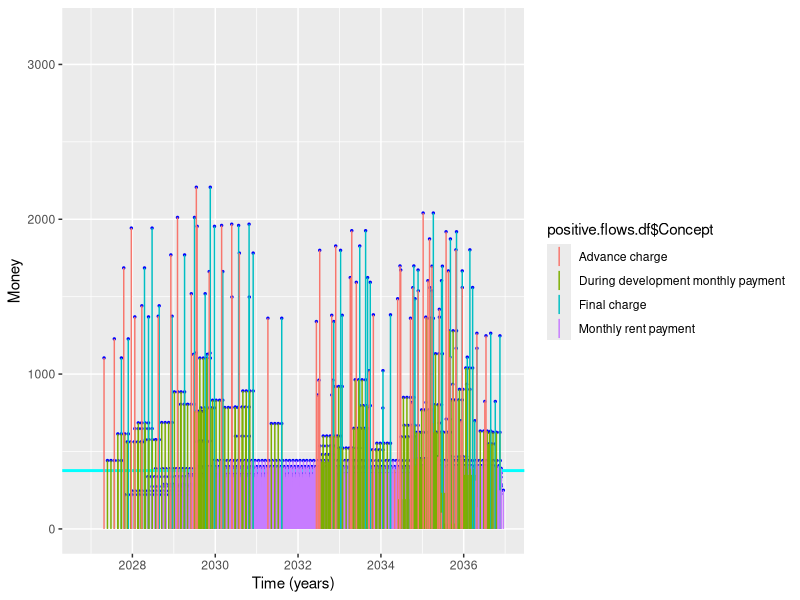
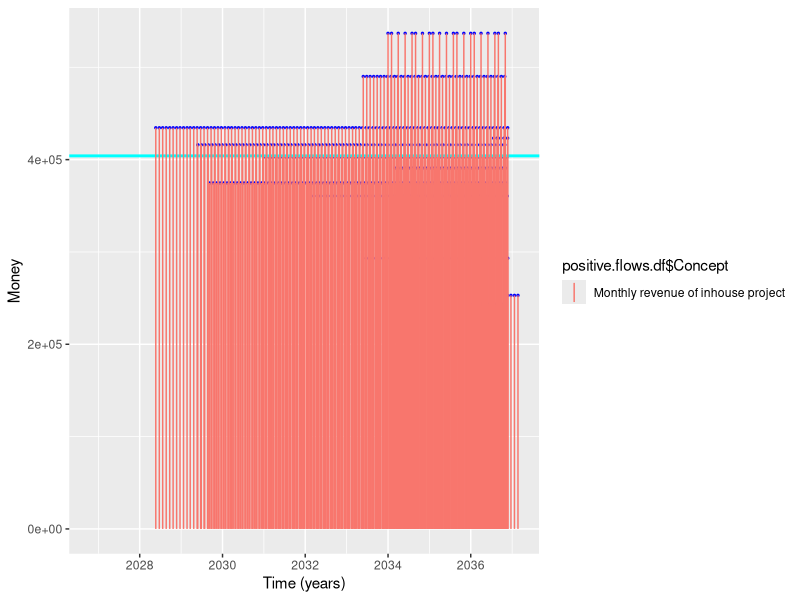
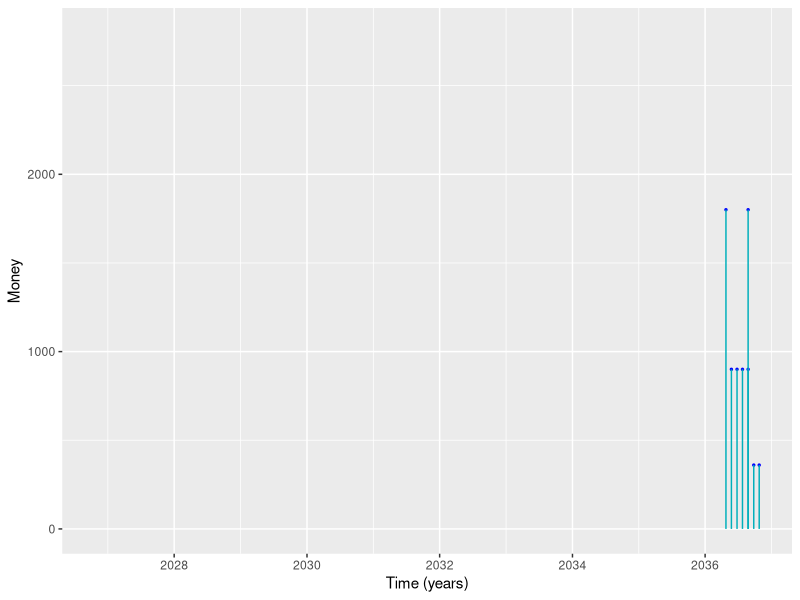

Here is the R script that generated these plots, in order:
library(lubridate)
library(ggplot2)

# ---- Simulate cash flows from developing a type of project ----

# vals <- c()
# for (n in 1:10000) {
  
t=10 # Lifetime of the company
# Mexican economy
y=0.1 # Annual interest rate
r=-0.02 # Inflation rate
# Princing of the project
average.price=10000 # Expected price of the project
sd.price=100 # Standar deviation of the price of the project
minimum.price=500 # Minimum price accepted for the project
average.development.months=4 # Expected development time of the project measured in months
lambda.po=5 # Expected number of projects developed in a year
# Payment scheme
advance.charge.rate=0.25 # Percentage of the final price that is paid at the begining of the project
during.development.charge.rate=0.5 # Percentage of the final price that is paid during the development of the project
final.charge.rate=0.25 # Percentage of the final price that is paid at the end of the development of the project
monthly.rent.rate=0.05 # Percentaje of the price of the project to be charged monthly for project maintenance

positive.flows <- list()
negative.flows <- list()

positive.flows.df <- data.frame()
negative.flows.df <- data.frame()

# Calculate monthly effective interest rate
y12 <- (1+y)^(1/12)-1

time <- 0
arrival.time <- 0
interarrivals <- c()
arrivals <- c()
adjusted.prices <- c()
present.values <- c()
# Simulate projects arrivals
while (time < t) {
  interarrival.time <- rexp(n=1, rate=lambda.po)
  time <- time + interarrival.time 
  if (time < t) {
    interarrivals <- c(interarrivals, interarrival.time)
    arrival.time <- arrival.time + interarrival.time
    arrivals <- c(arrivals, arrival.time)
    # Compute the present value of the project that just came in
    price <- rnorm(1, mean=average.price, sd=sd.price)-rgamma(1, shape=2, rate=0.6)*1000
    price <- max(minimum.price, price)
    # Adjust price with inflation rate
    adjusted.price <- price*(1+r)^arrival.time
    adjusted.prices <- c(adjusted.prices, adjusted.price)
    # Payment scheme
    advance.charge <- adjusted.price*advance.charge.rate
    during.development.charge <- adjusted.price*during.development.charge.rate
    final.charge <- adjusted.price*final.charge.rate
    monthly.rent <- adjusted.price*monthly.rent.rate
    # Simulate development time in months
    development.time <- rlnorm(1, meanlog=0, sdlog=0.25)*average.development.months
    months <- ceiling(development.time)
    monthly.payment <- during.development.charge/months
    time.to.end <- t - (arrival.time + months/12)
    time.to.end <- max(0, time.to.end)
    months.to.end <- ceiling(time.to.end*12)
    # Populate cashflows date 
    now <- as_datetime(Sys.time())
    arrival.time.in.seconds <- as.numeric(duration(arrival.time, unit="years"))
    arrival.date <- now + seconds(arrival.time.in.seconds)
    index <- length(positive.flows) + 1
    entry <- list(arrival.date, advance.charge, TRUE, "Advance charge")
    positive.flows[[index]] <- entry
    positive.flows.df <- rbind(positive.flows.df, entry, stringsAsFactors=FALSE)
    for (l in 1:months) {
      monthly.payment.date <- arrival.date + months(l)
      index <- length(positive.flows) + 1
      entry <- list(monthly.payment.date, monthly.payment, TRUE, "During development monthly payment")
      positive.flows[[index]] <- entry
      positive.flows.df <- rbind(positive.flows.df, entry, stringsAsFactors=FALSE)
    }
    end.date <- arrival.date + months(months)
    index <- length(positive.flows) + 1
    entry <- list(end.date, final.charge, TRUE, "Final charge")
    positive.flows[[index]] <- entry
    positive.flows.df <- rbind(positive.flows.df, entry, stringsAsFactors=FALSE)
    for (s in 1:months.to.end) {
      monthly.rent.payment.date <- arrival.date + months(months + s)
      index <- length(positive.flows) + 1
      entry <-list(monthly.rent.payment.date, monthly.rent, TRUE, "Monthly rent payment")
      positive.flows[[index]] <- entry
      positive.flows.df <- rbind(positive.flows.df, entry, stringsAsFactors=FALSE)
    }
    names(positive.flows.df) <- c("Date","Amount","Income","Concept")
    #names(negative.flows.df) <- c("Date","Amount","Income","Concept")
    # Compute present values based on payment scheme
    discount.factor <- (1/(1+y))^arrival.time
    fractional.annuity <- ((1-(1/(1+y12))^months)/y12)
    advance.charge.present.value <- discount.factor*advance.charge
    monthly.charges.present.value <- discount.factor*monthly.payment*fractional.annuity
    final.payment.present.value <- discount.factor*((1/(1+y))^(development.time/12))*final.charge
    monthly.rents.present.value <- discount.factor*((1/(1+y))^(development.time/12))*monthly.rent*((1-(1/(1+y12))^(months.to.end))/y12)
    # Compute total present value
    present.value <- advance.charge.present.value + monthly.charges.present.value + final.payment.present.value + monthly.rents.present.value
    present.values <- c(present.values, present.value)
  }
}
sum(present.values)

# vals <- c(vals, sum(present.values))
# }
# mean(vals)

ggplot(data=positive.flows.df, aes(x=as_datetime(positive.flows.df$Date), y=positive.flows.df$Amount)) +
  geom_point(color="blue", size=0.5) + 
  ylim(c(0,max(positive.flows.df$Amount)+1000)) +
  xlim(c(as_datetime(Sys.time()),max(as_datetime(positive.flows.df$Date)))) +
  geom_hline(yintercept=mean(positive.flows.df$Amount), size=1, color="cyan") +
  #geom_linerange(aes(x=as_datetime(positive.flows.df$Date), ymax=positive.flows.df$Amount, ymin=0), color="#00AFBB") +
  geom_linerange(aes(x=as_datetime(positive.flows.df$Date), ymax=positive.flows.df$Amount, ymin=0, color=positive.flows.df$Concept)) +
  labs(x="Time (years)", y="Money")


# ---- Simulate cash flows from developing inhouse projects ----

t <- 10 # Lifetime of the company
# Mexican economy
y <- 0.8 # Annual interest rate
r <- -0.02 # Inflation rate
# Project details
lambda.po <- 1 # Expected number of projects developed in a year
average.development.months <- 14 # Expected development time of the project measured in months
# Revenue scheme
average.monthly.rent <- 400000 # Expected value of the monthly rent that the project will generate
sd.monthly.rent <- 100000 # Standar deviation of the monthly rent that the project will generate

positive.flows <- list()
negative.flows <- list()

positive.flows.df <- data.frame()
negative.flows.df <- data.frame()

# Calculate monthly effective interest rate
y12 <- (1+y)^(1/12)-1

time <- 0
arrival.time <- 0
interarrivals <- c()
arrivals <- c()
adjusted.prices <- c()
present.values <- c()
# Simulate projects arrivals
while (time < t) {
  interarrival.time <- rexp(n=1, rate=lambda.po)
  time <- time + interarrival.time 
  if (time < t) {
    interarrivals <- c(interarrivals, interarrival.time)
    arrival.time <- arrival.time + interarrival.time
    arrivals <- c(arrivals, arrival.time)
    # Get development time
    development.time <- rlnorm(1, meanlog=0, sdlog=0.25)*average.development.months
    months <- ceiling(development.time)
    time.to.end <- t - arrival.time - months/12
    months.to.end <- ceiling(time.to.end*12)
    monthly.rent <- rnorm(1, mean=average.monthly.rent, sd=sd.monthly.rent)
    monthly.rent <- max(0, monthly.rent)
    # Populate cash flows collections
    now <- as_datetime(Sys.time())
    arrival.time.in.seconds <- as.numeric(duration(arrival.time, unit="years"))
    arrival.date <- now + seconds(arrival.time.in.seconds)
    for (s in 1:months.to.end) {
      monthly.rent.payment.date <- arrival.date + months(months + s)
      index <- length(positive.flows) + 1
      entry <-list(monthly.rent.payment.date, monthly.rent, TRUE, "Monthly revenue of inhouse project")
      positive.flows[[index]] <- entry
      positive.flows.df <- rbind(positive.flows.df, entry, stringsAsFactors=FALSE)
    }
    names(positive.flows.df) <- c("Date","Amount","Income","Concept")
    #names(negative.flows.df) <- c("Date","Amount","Income","Concept")
    # Compute present values
    discount.factor <- (1/(1+y))^arrival.time
    monthly.rents.present.value <- discount.factor*monthly.rent*((1-(1/(1+y12))^(months.to.end))/y12)
    present.value <- monthly.rents.present.value
    present.values <- c(present.values, present.value)
  }
}
sum(present.values)

ggplot(data=positive.flows.df, aes(x=as_datetime(positive.flows.df$Date), y=positive.flows.df$Amount)) +
  geom_point(color="blue", size=0.5) + 
  ylim(c(0,max(positive.flows.df$Amount)+1000)) +
  xlim(c(as_datetime(Sys.time()),max(as_datetime(positive.flows.df$Date)))) +
  geom_hline(yintercept=mean(positive.flows.df$Amount), size=1, color="cyan") +
  geom_linerange(aes(x=as_datetime(positive.flows.df$Date), ymax=positive.flows.df$Amount, ymin=0, color=positive.flows.df$Concept)) +
  labs(x="Time (years)", y="Money")

# ---- Simulate cash flows of a single project ----

t=10 # Lifetime of the company
# Mexican economy
y=0.1 # Annual interest rates
r=-0.02 # Inflation rate
# Princing of the project
average.price=10000 # Expected price of the project
sd.price=100 # Standar deviation of the price of the project
minimum.price=500 # Minimum price accepted for the project
average.development.months=4 # Expected development time of the project measured in months
lambda.po=5 # Expected number of projects developed in a year
# Payment scheme
advance.charge.rate=0.25 # Percentage of the final price that is paid at the begining of the project
during.development.charge.rate=0.5 # Percentage of the final price that is paid during the development of the project
final.charge.rate=0.25 # Percentage of the final price that is paid at the end of the development of the project
monthly.rent.rate=0.05 # Percentaje of the price of the project to be charged monthly for project maintenance

positive.flows <- list()
negative.flows <- list()

positive.flows.df <- data.frame()
negative.flows.df <- data.frame()

# Calculate monthly effective interest rate
y12 <- (1+y)^(1/12)-1

time <- 0
arrival.time <- 0
interarrivals <- c()
arrivals <- c()
adjusted.prices <- c()
present.values <- c()

#interarrival.time <- rexp(n=1, rate=lambda.po)
interarrival.time <- 9.5
time <- time + interarrival.time 
if (time < t) {
  interarrivals <- c(interarrivals, interarrival.time)
  arrival.time <- arrival.time + interarrival.time
  arrivals <- c(arrivals, arrival.time)
  # Compute the present value of the project that just came in
  price <- rnorm(1, mean=average.price, sd=sd.price)-rgamma(1, shape=2, rate=0.6)*1000
  price <- max(minimum.price, price)
  # Adjust price with inflation rate
  adjusted.price <- price*(1+r)^arrival.time
  adjusted.prices <- c(adjusted.prices, adjusted.price)
  # Payment scheme
  advance.charge <- adjusted.price*advance.charge.rate
  during.development.charge <- adjusted.price*during.development.charge.rate
  final.charge <- adjusted.price*final.charge.rate
  monthly.rent <- adjusted.price*monthly.rent.rate
  # Simulate development time in months
  development.time <- rlnorm(1, meanlog=0, sdlog=0.25)*average.development.months
  months <- ceiling(development.time)
  monthly.payment <- during.development.charge/months
  time.to.end <- t - (arrival.time + months/12)
  time.to.end <- max(0, time.to.end)
  months.to.end <- ceiling(time.to.end*12)
  # Populate cashflows date 
  now <- as_datetime(Sys.time())
  arrival.time.in.seconds <- as.numeric(duration(arrival.time, unit="years"))
  arrival.date <- now + seconds(arrival.time.in.seconds)
  index <- length(positive.flows) + 1
  entry <- list(arrival.date, advance.charge, TRUE, "Advance charge")
  positive.flows[[index]] <- entry
  positive.flows.df <- rbind(positive.flows.df, entry, stringsAsFactors=FALSE)
  for (l in 1:months) {
    monthly.payment.date <- arrival.date + months(l)
    index <- length(positive.flows) + 1
    entry <- list(monthly.payment.date, monthly.payment, TRUE, "During development monthly payment")
    positive.flows[[index]] <- entry
    positive.flows.df <- rbind(positive.flows.df, entry, stringsAsFactors=FALSE)
  }
  end.date <- arrival.date + months(months)
  index <- length(positive.flows) + 1
  entry <- list(end.date, final.charge, TRUE, "Final charge")
  positive.flows[[index]] <- entry
  positive.flows.df <- rbind(positive.flows.df, entry, stringsAsFactors=FALSE)
  for (s in 1:months.to.end) {
    monthly.rent.payment.date <- arrival.date + months(months + s)
    index <- length(positive.flows) + 1
    entry <-list(monthly.rent.payment.date, monthly.rent, TRUE, "Monthly rent payment")
    positive.flows[[index]] <- entry
    positive.flows.df <- rbind(positive.flows.df, entry, stringsAsFactors=FALSE)
  }
  names(positive.flows.df) <- c("Date","Amount","Income","Concept")
  #names(negative.flows.df) <- c("Date","Amount","Income","Concept")
  # Compute present values based on payment scheme
  discount.factor <- (1/(1+y))^arrival.time
  fractional.annuity <- ((1-(1/(1+y12))^months)/y12)
  advance.charge.present.value <- discount.factor*advance.charge
  monthly.charges.present.value <- discount.factor*monthly.payment*fractional.annuity
  final.payment.present.value <- discount.factor*((1/(1+y))^(development.time/12))*final.charge
  monthly.rents.present.value <- discount.factor*((1/(1+y))^(development.time/12))*monthly.rent*((1-(1/(1+y12))^(months.to.end))/y12)
  # Compute total present value
  present.value <- advance.charge.present.value + monthly.charges.present.value + final.payment.present.value + monthly.rents.present.value
  present.values <- c(present.values, present.value)
}

ggplot(data=positive.flows.df, aes(x=as_datetime(positive.flows.df$Date), y=positive.flows.df$Amount)) +
  geom_point(color="blue", size=0.5) + 
  ylim(c(0,max(positive.flows.df$Amount)+1000)) +
  #xlim(c(as_datetime(Sys.time()),as_datetime(Sys.time()) + years(10))) +
  xlim(c(as_datetime(Sys.time()),max(as_datetime(positive.flows.df$Date)))) +
  #geom_hline(yintercept=mean(positive.flows.df$Amount), size=1, color="cyan") +
  geom_linerange(aes(x=as_datetime(positive.flows.df$Date), ymax=positive.flows.df$Amount, ymin=0), color="#00AFBB") +
  labs(x="Time (years)", y="Money")